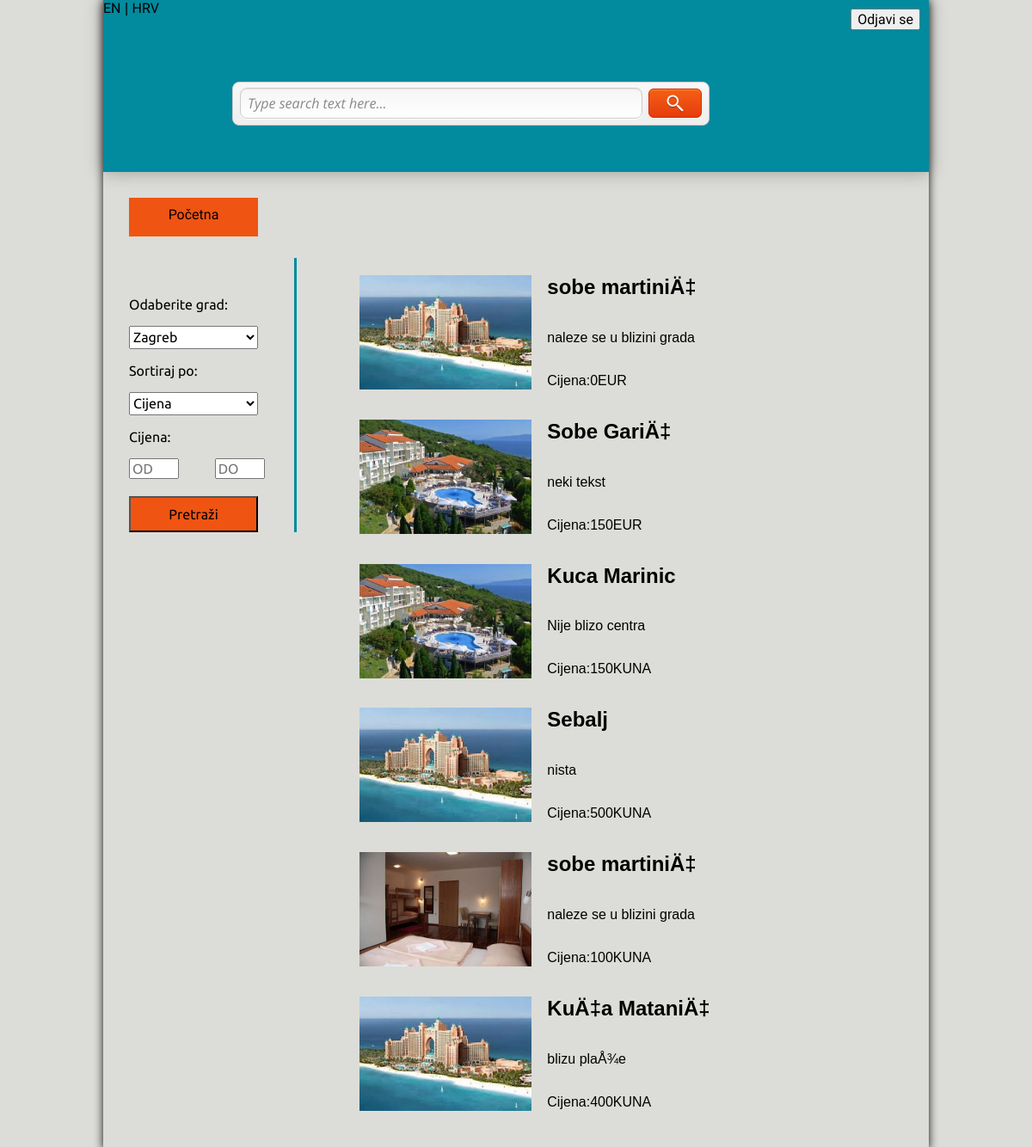
Screenshot of /pocetna.php with the database file from the repository.
### tables this page shows
CREATE TABLE `oglas` (
  `idKorisnik` int(11) NOT NULL AUTO_INCREMENT,
  `naslov` varchar(1000) DEFAULT NULL,
  `kratkiOpis` mediumtext,
  `dugiOpis` text,
  `cijena` int(11) NOT NULL,
  `cValutaId` int(11) NOT NULL,
  `mjestoId` int(11) NOT NULL,
  `brojOsoba` int(11) DEFAULT NULL,
  `vrstaSmjestajaId` int(11) NOT NULL,
  `naslovEN` varchar(1000) DEFAULT NULL,
  `kratkiOpisEN` mediumtext,
  `dugiOpisEN` text,
  PRIMARY KEY (`idKorisnik`,`cValutaId`,`mjestoId`,`vrstaSmjestajaId`),
  KEY `mjestoId` (`mjestoId`),
  KEY `cValutaId` (`cValutaId`),
  KEY `vrstaSmjestajaId` (`vrstaSmjestajaId`),
  CONSTRAINT `oglas_ibfk_2` FOREIGN KEY (`mjestoId`) REFERENCES `mjesta` (`idMjesto`),
  CONSTRAINT `oglas_ibfk_3` FOREIGN KEY (`cValutaId`) REFERENCES `valuta` (`idValuta`),
  CONSTRAINT `oglas_ibfk_4` FOREIGN KEY (`vrstaSmjestajaId`) REFERENCES `smjestaj` (`idSmjestaj`)
);

CREATE TABLE `valuta` (
  `idValuta` int(11) NOT NULL AUTO_INCREMENT,
  `imeValute` varchar(100) DEFAULT NULL,
  `tecaj` decimal(10,0) DEFAULT NULL,
  PRIMARY KEY (`idValuta`)
);

### pocetna.php (the view, shortened to what this page needs)
<?php
function getUrl($page){
	return "?page=$page";
}
?>
<!doctype html>
<html lang="en">
<head>
	<link rel="stylesheet" href="css/stil.css">
	<link rel="stylesheet" href="css/normalize.css">
	<link rel="stylesheet" href="css/grid.css">
</head>
<body>
<section class="objedini row">
	<header class="header">
		<button style="position:relative; float:right; margin: 10px 10px;"><a href="<?php echo getUrl("odjava"); ?>">Odjavi se</a></button>
		<a href="indexEN.html"> EN</a> | <a href="index.html"> HRV</a>
	<section class="pozicija row">
			<div class="search-form row">
			<form class="form-container " action="pocetna.php" method="GET">
				<input placeholder="Pretrazi" name="grad" type="text" class="search-field" value="Type search text here..." />
				<div class="submit-container">
					<input type="submit" value="" class="submit" />
				</div>
			</form>
		</div>
	</section>
	</header>
	<div class="odvojak"></div>
	<section class="container row">
	<form action="pocetna.php" method="POST">
		<div class="lijevo2 ">
		<a href="index.html"><div class="povratak">Početna</div></a>
		<p>Odaberite grad:</p>
<?php
$sql = "SELECT nazivMjesto FROM mjesta";
$result = mysql_query($sql);
echo "<select name='nazivMjesto' style='width:150px; height:27px;''>";
while ($row = mysql_fetch_array($result)) {
    echo "<option value='" . $row['nazivMjesto'] . "'>" . $row['nazivMjesto'] . "</option>";
}
echo "</select>";
?>
		<p>Sortiraj po:</p>
			<select name="cijena" id="" style="width:150px; height:27px;">
				<option value="0">Cijena</option>
			</select>
		<p>Cijena:</p>
		<input placeholder="OD" name="od" type="number" style="width:50px;" >
		<input placeholder="DO" name="do" type="number" style="width:50px; margin-left:38px;" >
		<input type="submit" value="Pretraži" style="padding:10px; width:150px; margin-top:20px; background:rgb(240,84,18);">
		</div>
	</form>
	<div class="desno2 ">
		<?php
			$con=mysqli_connect("localhost","root","root","smjestaj");
			if (empty($grad)) {
			$query = "SELECT * FROM oglas INNER JOIN slike ON oglas.idKorisnik=slike.idKorisnika INNER JOIN mjesta ON oglas.mjestoId = mjesta.idMjesto INNER JOIN valuta ON oglas.cValutaId = valuta.idValuta";
			$result = mysqli_query($con,$query);
			}
			while($row = mysqli_fetch_array($result)) {
			$slika1=$row['slika1'];
			echo "<form action='odabir.php' method='POST'>";
			echo "<div class='cijeliDiv'>";
			  echo "<div class='slikica' style='width:30%; padding-top:20px; position:relative; float:left;'><input type='image' name='your_image_name' src='$slika1' style='width:200px; height:133px;' /></div>";
			  echo "<div class='tekstic' style='width:60%; margin-left:20px; position:relative; float:left;'><h2>".$row['naslov']."</h2></div>";
			  echo "<div class='tekstic' style='width:60%; margin-left:20px; position:relative; float:left;'><p>".$row['kratkiOpis']."</p></div>";
			  echo "<div class='tekstic' style='width:60%; margin-left:20px; position:relative; float:left;'><p>".'Cijena:'.$row['cijena'].$row['imeValute']."</p></div>";
			echo "</div>";
			echo "</form>";
			  echo "<br>";
			  echo "<br>";
			  echo "<br>";
			  echo "<br>";
			}
		?>
	</div>
	</section>
	<footer class="footer"></footer>
	</section>
</body>
</html>

### css/stil.css (style rules this page uses)
.header { background: #028A9E; width: 100%; height: 200px; -webkit-box-shadow: 0 0 20px rgba(0,0,0,0.3); -moz-box-shadow: 0 0 20px rgba(0,0,0,0.3); box-shadow: 0 0 20px rgba(0,0,0,0.3); }
.objedini { box-shadow: 0 0 10px #111; }
.footer { height: 30px; }
body { background: #DCDDD8; }
.pozicija { padding-top: 75px; padding-left: 150px; }
.search-form { position: relative; float: left; padding-top: 300px; width: 430px; height: 50px; margin-top: 100px; padding: 1px 0 0 0; }
.form-container { width: 553px; height: 49px; padding: 0; overflow: hidden; text-align: left; background: #f8f8f8; border: 1px solid #ccc; -moz-border-radius: 8px; -webkit-border-radius: 8px; border-radius: 8px; background-image: -webkit-gradient(linear, left top, left bottom, from(#f8f8f8), to(#eeeeee)); background-image: -webkit-linear-gradient(top, #f8f8f8, #eeeeee); background-image: -moz-linear-gradient(top, #f8f8f8, #eeeeee); background-image: -ms-linear-gradient(top, #f8f8f8, #eeeeee); background-image: -o-linear-gradient(top, #f8f8f8, #eeeeee); background-image: linear-gradient(top, #f8f8f8, #eeeeee); }
.search-field { float: left; width: 450px; height: 34px; margin: 6px 0 0 8px; padding: 0 8px; font-family: 'Open Sans', Arial, sans-serif; font-size: 16px; color: #888; font-style: italic; font-weight: 400; background: #fff; border: 1px solid #ccc; -moz-border-radius: 8px; -webkit-border-radius: 8px; border-radius: 8px; background-image: -webkit-gradient(linear, left top, left bottom, from(#f5f5f5), to(#ffffff)); background-image: -webkit-linear-gradient(top, #f5f5f5, #ffffff); background-image: -moz-linear-gradient(top, #f5f5f5, #ffffff); background-image: -ms-linear-gradient(top, #f5f5f5, #ffffff); background-image: -o-linear-gradient(top, #f5f5f5, #ffffff); background-image: linear-gradient(top, #f5f5f5, #ffffff); -moz-box-shadow: 0 1px 1px #e2e2e2 inset, 0 1px 0 #fff; -webkit-box-shadow: 0 1px 1px #e2e2e2 inset, 0 1px 0 #fff; box-shadow: 0 1px 1px #e2e2e2 inset, 0 1px 0 #fff; }
.submit-container { float: left; width: 60px; height: 32px; margin: 7px 0 0 7px; padding: 0; cursor: pointer; background: #e63c0d; border: 1px solid #d62700; -moz-border-radius: 6px; -webkit-border-radius: 6px; border-radius: 6px; background-image: -webkit-gradient(linear, left top, left bottom, from(#f55f15), to(#e63c0d)); background-image: -webkit-linear-gradient(top, #f55f15, #e63c0d); background-image: -moz-linear-gradient(top, #f55f15, #e63c0d); background-image: -ms-linear-gradient(top, #f55f15, #e63c0d); background-image: -o-linear-gradient(top, #f55f15, #e63c0d); background-image: linear-gradient(top, #f55f15, #e63c0d); -moz-box-shadow: 0 1px 1px #fa8e1f inset, 0 1px 0 #fff; -webkit-box-shadow: 0 1px 1px #fa8e1f inset, 0 1px 0 #fff; box-shadow: 0 1px 1px #fa8e1f inset, 0 1px 0 #fff; }
.submit { float: left; width: 60px; height: 32px; padding: 0; cursor: pointer; border: 0px solid #000; background: url(images/magnifier.png) 20px 6px no-repeat; -moz-border-radius: 6px; -webkit-border-radius: 6px; border-radius: 6px; }
.container { height: auto; width: 100%; }
.lijevo2 { margin: 0; position: relative; float: left; height: 100%; width: 20%; border-right: 3px solid #028A9E; font-family: 'Ubuntu', sans-serif; margin-left: 30px; }
.desno2 { position: relative; float: right; height: 100%; width: 69%; }
a { text-decoration: none; color: black; font-family: 'Exo 2', sans-serif; }
.odvojak { height: 100px; }
.povratak { height: 35px; width: 150px; background: rgb(240,84,18); text-align: center; padding-top: 10px; margin-top: -70px; margin-bottom: 70px; }

### css/grid.css (style rules this page uses)
.row:before, .row:after, .column:before, .column:after, .cf:before, .cf:after { content: " "; display: table; }
.row:after, .column:after, .cf:after { clear: both; }
.row, .column, .cf { *zoom: 1; }
.row { max-width: 960px; margin: 0 auto; }

### rows the page displays
oglas: naslov "sobe martiniÄ‡", kratkiOpis "naleze se u blizini grada", cijena "0", cValutaId.imeValute "EUR"
oglas: naslov "Sobe GariÄ‡", kratkiOpis "neki tekst", cijena "150", cValutaId.imeValute "EUR"
oglas: naslov "Kuca Marinic", kratkiOpis "Nije blizo centra", cijena "150", cValutaId.imeValute "KUNA"
oglas: naslov "Sebalj", kratkiOpis "nista", cijena "500", cValutaId.imeValute "KUNA"
oglas: naslov "sobe martiniÄ‡", kratkiOpis "naleze se u blizini grada", cijena "100", cValutaId.imeValute "KUNA"
oglas: naslov "KuÄ‡a MataniÄ‡", kratkiOpis "blizu plaÅ¾e", cijena "400", cValutaId.imeValute "KUNA"

### other values shown
form field nazivMjesto "Zagreb"
